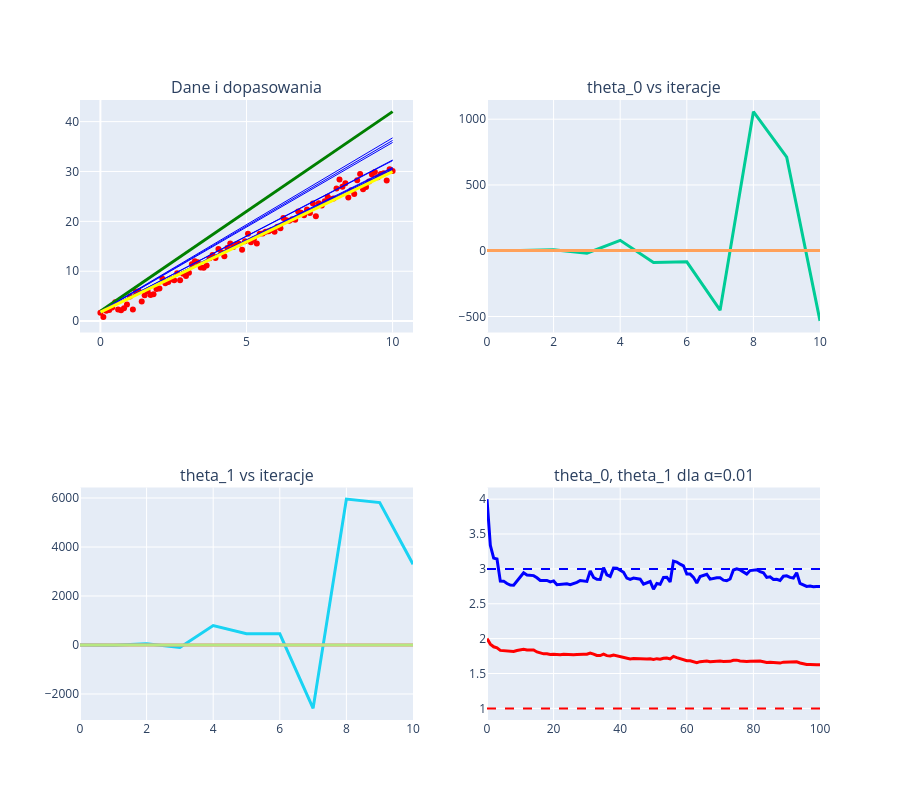

The cell this chart's notebook holds for it:
### Markdown cell above
**Proszę** narysować następujące rysunki:
* dane, oraz krzywe regresji dla 10 iteracji na jednym rysunku
* wartości parametrów $\theta_{0}$ i $\theta_{1}$ w funkcji numeru iteracji dla $\alpha$ = 0.1, 0.05 oraz 0.01 oraz 10 iteracji
* wartości parametrów $\theta_{0}$ i $\theta_{1}$ w funkcji numeru iteracji dla $\alpha$ = 0.01 dla 100 iteracji

W każdym przypadku jako wartości początkowe proszę przyjąć ($\theta_{0}$, $\theta_{1}$) + 1

### Code cell
import numpy as np
import plotly.graph_objects as go
from plotly.subplots import make_subplots

#BEGIN_SOLUTION
theta_est = iterative_stochastic_gradient(df["x"], df["y_noise"], theta+1, 0.01, 10)

x = df["x"]
x_aug = np.column_stack((np.ones(x.shape[0]), x))

y_fit = theta_est.dot(x_aug.T).T

theta_alpha_01 = iterative_stochastic_gradient(df["x"], df["y_noise"], theta+1, alpha=0.1, nIter=10)
theta_alpha_005 = iterative_stochastic_gradient(df["x"], df["y_noise"], theta+1, alpha=0.05, nIter=10)
theta_alpha_001 = iterative_stochastic_gradient(df["x"], df["y_noise"], theta+1, alpha=0.01, nIter=10)
theta_alpha = iterative_stochastic_gradient(df["x"], df["y_noise"], theta+1, alpha=0.01, nIter=100)

# --- tworzymy siatkę 2x2 ---
fig = make_subplots(rows=2, cols=2, subplot_titles=[
    "Dane i dopasowania", 
    "theta_0 vs iteracje",
    "theta_1 vs iteracje",
    "theta_0, theta_1 dla α=0.01"
])

# --- subplot (1,1) dane i linie dopasowane ---
fig.add_trace(go.Scatter(x=df["x"], y=df["y_noise"], mode="markers", name="data", marker=dict(color="red")), row=1, col=1)
fig.add_trace(go.Scatter(x=df["x"], y=y_fit[:,0], mode="lines", line=dict(color="green", width=3), name="initial params"), row=1, col=1)
for i in range(1, y_fit.shape[1]-1):
    fig.add_trace(go.Scatter(x=df["x"], y=y_fit[:,i], mode="lines", line=dict(color="blue", width=1), showlegend=False), row=1, col=1)
fig.add_trace(go.Scatter(x=df["x"], y=y_fit[:,-1], mode="lines", line=dict(color="yellow", width=3), name="final params"), row=1, col=1)

# --- subplot (1,2) theta_0 ---
fig.add_trace(go.Scatter(y=theta_alpha_01[:,0], mode="lines", line=dict(width=3), name="α=0.1"), row=1, col=2)
fig.add_trace(go.Scatter(y=theta_alpha_005[:,0], mode="lines", line=dict(width=3), name="α=0.05"), row=1, col=2)
fig.add_trace(go.Scatter(y=theta_alpha_001[:,0], mode="lines", line=dict(width=3), name="α=0.01"), row=1, col=2)

# --- subplot (2,1) theta_1 ---
fig.add_trace(go.Scatter(y=theta_alpha_01[:,1], mode="lines", line=dict(width=3), name="α=0.1"), row=2, col=1)
fig.add_trace(go.Scatter(y=theta_alpha_005[:,1], mode="lines", line=dict(width=3), name="α=0.05"), row=2, col=1)
fig.add_trace(go.Scatter(y=theta_alpha_001[:,1], mode="lines", line=dict(width=3), name="α=0.01"), row=2, col=1)

# --- subplot (2,2) theta_0 i theta_1 dla α=0.01 ---
fig.add_trace(go.Scatter(y=theta_alpha[:,0], mode="lines", line=dict(color="red", width=3), name="theta_0, α=0.01"), row=2, col=2)
fig.add_trace(go.Scatter(y=theta_alpha[:,1], mode="lines", line=dict(color="blue", width=3), name="theta_1, α=0.01"), row=2, col=2)
fig.add_trace(go.Scatter(y=[theta[0]]*len(theta_alpha), mode="lines", line=dict(color="red", dash="dash", width=2), showlegend=False), row=2, col=2)
fig.add_trace(go.Scatter(y=[theta[1]]*len(theta_alpha), mode="lines", line=dict(color="blue", dash="dash", width=2), showlegend=False), row=2, col=2)

# --- layout ---
fig.update_layout(height=800, width=900, showlegend=False)

fig.show()
#END_SOLUTION
